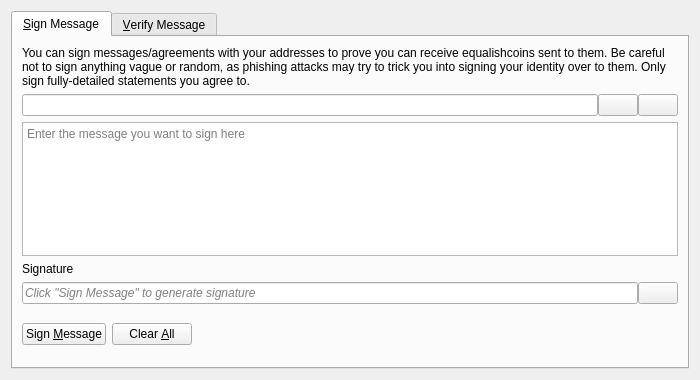
<?xml version="1.0" encoding="UTF-8"?>
<ui version="4.0">
 <class>SignVerifyMessageDialog</class>
 <widget class="QDialog" name="SignVerifyMessageDialog">
  <property name="geometry">
   <rect>
    <x>0</x>
    <y>0</y>
    <width>700</width>
    <height>380</height>
   </rect>
  </property>
  <property name="windowTitle">
   <string>Signatures - Sign / Verify a Message</string>
  </property>
  <property name="modal">
   <bool>true</bool>
  </property>
  <layout class="QVBoxLayout" name="verticalLayout">
   <item>
    <widget class="QTabWidget" name="tabWidget">
     <property name="currentIndex">
      <number>0</number>
     </property>
     <widget class="QWidget" name="tabSignMessage">
      <attribute name="title">
       <string>&amp;Sign Message</string>
      </attribute>
      <layout class="QVBoxLayout" name="verticalLayout_SM">
       <item>
        <widget class="QLabel" name="infoLabel_SM">
         <property name="text">
          <string>You can sign messages/agreements with your addresses to prove you can receive equalishcoins sent to them. Be careful not to sign anything vague or random, as phishing attacks may try to trick you into signing your identity over to them. Only sign fully-detailed statements you agree to.</string>
         </property>
         <property name="textFormat">
          <enum>Qt::PlainText</enum>
         </property>
         <property name="wordWrap">
          <bool>true</bool>
         </property>
        </widget>
       </item>
       <item>
        <layout class="QHBoxLayout" name="horizontalLayout_1_SM">
         <property name="spacing">
          <number>0</number>
         </property>
         <item>
          <widget class="QValidatedLineEdit" name="addressIn_SM">
           <property name="toolTip">
            <string>The EqualishCoin address to sign the message with</string>
           </property>
          </widget>
         </item>
         <item>
          <widget class="QPushButton" name="addressBookButton_SM">
           <property name="toolTip">
            <string>Choose previously used address</string>
           </property>
           <property name="text">
            <string/>
           </property>
           <property name="icon">
            <iconset resource="../bitcoin.qrc">
             <normaloff>:/icons/address-book</normaloff>:/icons/address-book</iconset>
           </property>
           <property name="shortcut">
            <string>Alt+A</string>
           </property>
           <property name="autoDefault">
            <bool>false</bool>
           </property>
          </widget>
         </item>
         <item>
          <widget class="QPushButton" name="pasteButton_SM">
           <property name="toolTip">
            <string>Paste address from clipboard</string>
           </property>
           <property name="text">
            <string/>
           </property>
           <property name="icon">
            <iconset resource="../bitcoin.qrc">
             <normaloff>:/icons/editpaste</normaloff>:/icons/editpaste</iconset>
           </property>
           <property name="shortcut">
            <string>Alt+P</string>
           </property>
           <property name="autoDefault">
            <bool>false</bool>
           </property>
          </widget>
         </item>
        </layout>
       </item>
       <item>
        <widget class="QPlainTextEdit" name="messageIn_SM">
         <property name="toolTip">
          <string>Enter the message you want to sign here</string>
         </property>
         <property name="placeholderText">
          <string>Enter the message you want to sign here</string>
         </property>
        </widget>
       </item>
       <item>
        <widget class="QLabel" name="signatureLabel_SM">
         <property name="text">
          <string>Signature</string>
         </property>
         <property name="textFormat">
          <enum>Qt::PlainText</enum>
         </property>
        </widget>
       </item>
       <item>
        <layout class="QHBoxLayout" name="horizontalLayout_2_SM">
         <property name="spacing">
          <number>0</number>
         </property>
         <item>
          <widget class="QLineEdit" name="signatureOut_SM">
           <property name="placeholderText">
            <string>Click "Sign Message" to generate signature</string>
           </property>
           <property name="font">
            <font>
             <italic>true</italic>
            </font>
           </property>
           <property name="readOnly">
            <bool>true</bool>
           </property>
          </widget>
         </item>
         <item>
          <widget class="QPushButton" name="copySignatureButton_SM">
           <property name="toolTip">
            <string>Copy the current signature to the system clipboard</string>
           </property>
           <property name="text">
            <string/>
           </property>
           <property name="icon">
            <iconset resource="../bitcoin.qrc">
             <normaloff>:/icons/editcopy</normaloff>:/icons/editcopy</iconset>
           </property>
           <property name="autoDefault">
            <bool>false</bool>
           </property>
          </widget>
         </item>
        </layout>
       </item>
       <item>
        <layout class="QHBoxLayout" name="horizontalLayout_3_SM">
         <item>
          <widget class="QPushButton" name="signMessageButton_SM">
           <property name="toolTip">
            <string>Sign the message to prove you own this EqualishCoin address</string>
           </property>
           <property name="text">
            <string>Sign &amp;Message</string>
           </property>
           <property name="icon">
            <iconset resource="../bitcoin.qrc">
             <normaloff>:/icons/edit</normaloff>:/icons/edit</iconset>
           </property>
           <property name="autoDefault">
            <bool>false</bool>
           </property>
          </widget>
         </item>
         <item>
          <widget class="QPushButton" name="clearButton_SM">
           <property name="toolTip">
            <string>Reset all sign message fields</string>
           </property>
           <property name="text">
            <string>Clear &amp;All</string>
           </property>
           <property name="icon">
            <iconset resource="../bitcoin.qrc">
             <normaloff>:/icons/remove</normaloff>:/icons/remove</iconset>
           </property>
           <property name="autoDefault">
            <bool>false</bool>
           </property>
          </widget>
         </item>
         <item>
          <spacer name="horizontalSpacer_1_SM">
           <property name="orientation">
            <enum>Qt::Horizontal</enum>
           </property>
           <property name="sizeHint" stdset="0">
            <size>
             <width>40</width>
             <height>48</height>
            </size>
           </property>
          </spacer>
         </item>
         <item>
          <widget class="QLabel" name="statusLabel_SM">
           <property name="font">
            <font>
             <weight>75</weight>
             <bold>true</bold>
            </font>
           </property>
           <property name="text">
            <string/>
           </property>
           <property name="wordWrap">
            <bool>true</bool>
           </property>
          </widget>
         </item>
         <item>
          <spacer name="horizontalSpacer_2_SM">
           <property name="orientation">
            <enum>Qt::Horizontal</enum>
           </property>
           <property name="sizeHint" stdset="0">
            <size>
             <width>40</width>
             <height>48</height>
            </size>
           </property>
          </spacer>
         </item>
        </layout>
       </item>
      </layout>
     </widget>
     <widget class="QWidget" name="tabVerifyMessage">
      <attribute name="title">
       <string>&amp;Verify Message</string>
      </attribute>
      <layout class="QVBoxLayout" name="verticalLayout_VM">
       <item>
        <widget class="QLabel" name="infoLabel_VM">
         <property name="text">
          <string>Enter the receiver's address, message (ensure you copy line breaks, spaces, tabs, etc. exactly) and signature below to verify the message. Be careful not to read more into the signature than what is in the signed message itself, to avoid being tricked by a man-in-the-middle attack. Note that this only proves the signing party receives with the address, it cannot prove sendership of any transaction!</string>
         </property>
         <property name="textFormat">
          <enum>Qt::PlainText</enum>
         </property>
         <property name="alignment">
          <set>Qt::AlignLeading|Qt::AlignLeft|Qt::AlignTop</set>
         </property>
         <property name="wordWrap">
          <bool>true</bool>
         </property>
        </widget>
       </item>
       <item>
        <layout class="QHBoxLayout" name="horizontalLayout_1_VM">
         <property name="spacing">
          <number>0</number>
         </property>
         <item>
          <widget class="QValidatedLineEdit" name="addressIn_VM">
           <property name="toolTip">
            <string>The EqualishCoin address the message was signed with</string>
           </property>
          </widget>
         </item>
         <item>
          <widget class="QPushButton" name="addressBookButton_VM">
           <property name="toolTip">
            <string>Choose previously used address</string>
           </property>
           <property name="text">
            <string/>
           </property>
           <property name="icon">
            <iconset resource="../bitcoin.qrc">
             <normaloff>:/icons/address-book</normaloff>:/icons/address-book</iconset>
           </property>
           <property name="shortcut">
            <string>Alt+A</string>
           </property>
           <property name="autoDefault">
            <bool>false</bool>
           </property>
          </widget>
         </item>
        </layout>
       </item>
       <item>
        <widget class="QPlainTextEdit" name="messageIn_VM">
          <property name="toolTip">
            <string>The signed message to verify</string>
          </property>
          <property name="placeholderText">
            <string>The signed message to verify</string>
          </property>
        </widget>
       </item>
       <item>
        <widget class="QValidatedLineEdit" name="signatureIn_VM">
          <property name="toolTip">
            <string>The signature given when the message was signed</string>
          </property>
          <property name="placeholderText">
            <string>The signature given when the message was signed</string>
          </property>
        </widget>
       </item>
       <item>
        <layout class="QHBoxLayout" name="horizontalLayout_2_VM">
         <item>
          <widget class="QPushButton" name="verifyMessageButton_VM">
           <property name="toolTip">
            <string>Verify the message to ensure it was signed with the specified EqualishCoin address</string>
           </property>
           <property name="text">
            <string>Verify &amp;Message</string>
           </property>
           <property name="icon">
            <iconset resource="../bitcoin.qrc">
             <normaloff>:/icons/transaction_0</normaloff>:/icons/transaction_0</iconset>
           </property>
           <property name="autoDefault">
            <bool>false</bool>
           </property>
          </widget>
         </item>
         <item>
          <widget class="QPushButton" name="clearButton_VM">
           <property name="toolTip">
            <string>Reset all verify message fields</string>
           </property>
           <property name="text">
            <string>Clear &amp;All</string>
           </property>
           <property name="icon">
            <iconset resource="../bitcoin.qrc">
             <normaloff>:/icons/remove</normaloff>:/icons/remove</iconset>
           </property>
           <property name="autoDefault">
            <bool>false</bool>
           </property>
          </widget>
         </item>
         <item>
          <spacer name="horizontalSpacer_1_VM">
           <property name="orientation">
            <enum>Qt::Horizontal</enum>
           </property>
           <property name="sizeHint" stdset="0">
            <size>
             <width>40</width>
             <height>48</height>
            </size>
           </property>
          </spacer>
         </item>
         <item>
          <widget class="QLabel" name="statusLabel_VM">
           <property name="font">
            <font>
             <weight>75</weight>
             <bold>true</bold>
            </font>
           </property>
           <property name="text">
            <string/>
           </property>
           <property name="wordWrap">
            <bool>true</bool>
           </property>
          </widget>
         </item>
         <item>
          <spacer name="horizontalSpacer_2_VM">
           <property name="orientation">
            <enum>Qt::Horizontal</enum>
           </property>
           <property name="sizeHint" stdset="0">
            <size>
             <width>40</width>
             <height>48</height>
            </size>
           </property>
          </spacer>
         </item>
        </layout>
       </item>
      </layout>
     </widget>
    </widget>
   </item>
  </layout>
 </widget>
 <customwidgets>
  <customwidget>
   <class>QValidatedLineEdit</class>
   <extends>QLineEdit</extends>
   <header>qt/qvalidatedlineedit.h</header>
  </customwidget>
 </customwidgets>
 <resources>
  <include location="../bitcoin.qrc"/>
 </resources>
 <connections/>
</ui>
